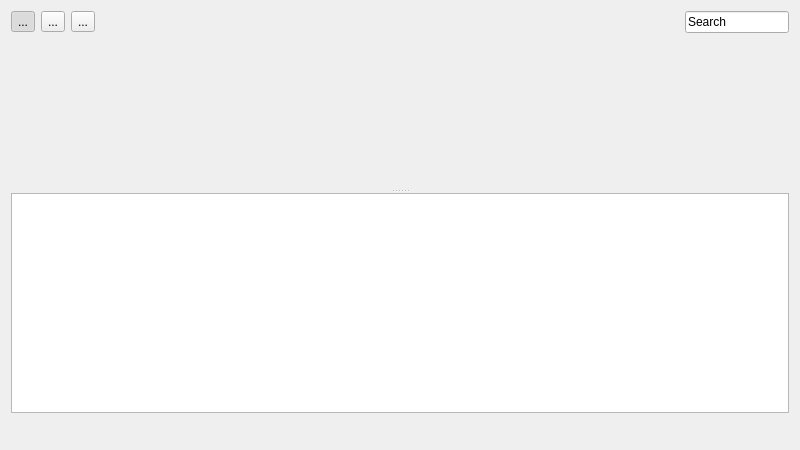
<?xml version="1.0" encoding="UTF-8"?>
<ui version="4.0">
 <class>Browser</class>
 <widget class="QDialog" name="Browser">
  <property name="geometry">
   <rect>
    <x>0</x>
    <y>0</y>
    <width>800</width>
    <height>450</height>
   </rect>
  </property>
  <property name="windowTitle">
   <string>Browser</string>
  </property>
  <layout class="QVBoxLayout" name="verticalLayout_2">
   <item>
    <layout class="QHBoxLayout" name="horizontalLayout_4">
     <property name="margin">
      <number>0</number>
     </property>
     <item>
      <widget class="QToolButton" name="_tankButton">
       <property name="toolTip">
        <string>Tank</string>
       </property>
       <property name="text">
        <string>...</string>
       </property>
       <property name="icon">
        <iconset resource="icons.qrc">
         <normaloff>:/images/tank.png</normaloff>:/images/tank.png</iconset>
       </property>
       <property name="checkable">
        <bool>true</bool>
       </property>
       <property name="checked">
        <bool>true</bool>
       </property>
       <property name="autoExclusive">
        <bool>true</bool>
       </property>
      </widget>
     </item>
     <item>
      <widget class="QToolButton" name="_fileButton">
       <property name="toolTip">
        <string>Filesystem</string>
       </property>
       <property name="text">
        <string>...</string>
       </property>
       <property name="icon">
        <iconset resource="icons.qrc">
         <normaloff>:/images/folder.png</normaloff>:/images/folder.png</iconset>
       </property>
       <property name="checkable">
        <bool>true</bool>
       </property>
       <property name="autoExclusive">
        <bool>true</bool>
       </property>
      </widget>
     </item>
     <item>
      <widget class="QToolButton" name="_shotgunButton">
       <property name="toolTip">
        <string>Shotgun</string>
       </property>
       <property name="text">
        <string>...</string>
       </property>
       <property name="icon">
        <iconset resource="icons.qrc">
         <normaloff>:/images/shotgun.png</normaloff>:/images/shotgun.png</iconset>
       </property>
       <property name="checkable">
        <bool>true</bool>
       </property>
       <property name="autoExclusive">
        <bool>true</bool>
       </property>
      </widget>
     </item>
     <item>
      <spacer name="horizontalSpacer">
       <property name="orientation">
        <enum>Qt::Horizontal</enum>
       </property>
       <property name="sizeHint" stdset="0">
        <size>
         <width>588</width>
         <height>20</height>
        </size>
       </property>
      </spacer>
     </item>
     <item>
      <widget class="LineEdit" name="_searchBox">
       <property name="text">
        <string>Search</string>
       </property>
      </widget>
     </item>
    </layout>
   </item>
   <item>
    <widget class="QSplitter" name="splitter">
     <property name="orientation">
      <enum>Qt::Vertical</enum>
     </property>
     <widget class="QStackedWidget" name="_filterSwitcher">
      <property name="minimumSize">
       <size>
        <width>0</width>
        <height>150</height>
       </size>
      </property>
      <property name="currentIndex">
       <number>0</number>
      </property>
      <widget class="QWidget" name="_tankFilterPage">
       <layout class="QVBoxLayout" name="verticalLayout_2">
        <property name="margin">
         <number>0</number>
        </property>
        <item>
         <widget class="TankFilterView" name="_tankFilterView" native="true"/>
        </item>
       </layout>
      </widget>
      <widget class="QWidget" name="_fileFilterPage">
       <layout class="QVBoxLayout" name="verticalLayout_4">
        <property name="margin">
         <number>0</number>
        </property>
        <item>
         <widget class="FileFilterView" name="_fileFilterView" native="true"/>
        </item>
       </layout>
      </widget>
      <widget class="QWidget" name="_shotgunFilterPage">
       <layout class="QVBoxLayout" name="verticalLayout_3">
        <property name="margin">
         <number>0</number>
        </property>
        <item>
         <widget class="ShotgunFilterView" name="_shotgunFilterView" native="true"/>
        </item>
       </layout>
      </widget>
     </widget>
     <widget class="QWidget" name="layoutWidget">
      <layout class="QVBoxLayout" name="verticalLayout">
       <property name="spacing">
        <number>0</number>
       </property>
       <property name="margin">
        <number>0</number>
       </property>
       <item>
        <widget class="QWidget" name="_revisionFilter" native="true">
         <layout class="QHBoxLayout" name="horizontalLayout_3">
          <property name="margin">
           <number>0</number>
          </property>
          <item>
           <widget class="QStackedWidget" name="_resultsSwitcher">
            <property name="currentIndex">
             <number>1</number>
            </property>
            <widget class="QWidget" name="_revisionsPage1">
             <layout class="QVBoxLayout" name="verticalLayout_5">
              <property name="margin">
               <number>0</number>
              </property>
              <item>
               <layout class="QHBoxLayout" name="horizontalLayout">
                <property name="margin">
                 <number>0</number>
                </property>
                <item>
                 <widget class="QLabel" name="_filterLabel">
                  <property name="text">
                   <string>Filter:</string>
                  </property>
                 </widget>
                </item>
                <item>
                 <widget class="QRadioButton" name="_filterAll">
                  <property name="text">
                   <string>All</string>
                  </property>
                  <property name="checked">
                   <bool>true</bool>
                  </property>
                 </widget>
                </item>
                <item>
                 <widget class="QRadioButton" name="_filterLatest">
                  <property name="text">
                   <string>Latest</string>
                  </property>
                 </widget>
                </item>
                <item>
                 <widget class="QRadioButton" name="_filterRecommended">
                  <property name="text">
                   <string>Recommended</string>
                  </property>
                 </widget>
                </item>
                <item>
                 <spacer name="horizontalSpacer_3">
                  <property name="orientation">
                   <enum>Qt::Horizontal</enum>
                  </property>
                  <property name="sizeHint" stdset="0">
                   <size>
                    <width>523</width>
                    <height>28</height>
                   </size>
                  </property>
                 </spacer>
                </item>
               </layout>
              </item>
              <item>
               <widget class="RevisionResultsView" name="_tankRevisionsView">
                <property name="rootIsDecorated">
                 <bool>false</bool>
                </property>
                <property name="uniformRowHeights">
                 <bool>true</bool>
                </property>
                <property name="sortingEnabled">
                 <bool>true</bool>
                </property>
               </widget>
              </item>
             </layout>
            </widget>
            <widget class="QWidget" name="_containersPage">
             <layout class="QVBoxLayout" name="verticalLayout_6">
              <property name="margin">
               <number>0</number>
              </property>
              <item>
               <widget class="ContainerResultsView" name="_tankContainersView"/>
              </item>
             </layout>
            </widget>
           </widget>
          </item>
         </layout>
        </widget>
       </item>
      </layout>
     </widget>
    </widget>
   </item>
   <item>
    <layout class="QHBoxLayout" name="horizontalLayout_2">
     <property name="margin">
      <number>0</number>
     </property>
     <item>
      <widget class="QLabel" name="_hintLabel">
       <property name="text">
        <string/>
       </property>
      </widget>
     </item>
     <item>
      <spacer name="horizontalSpacer_2">
       <property name="orientation">
        <enum>Qt::Horizontal</enum>
       </property>
       <property name="sizeHint" stdset="0">
        <size>
         <width>728</width>
         <height>20</height>
        </size>
       </property>
      </spacer>
     </item>
     <item>
      <widget class="QDialogButtonBox" name="_buttons">
       <property name="orientation">
        <enum>Qt::Horizontal</enum>
       </property>
      </widget>
     </item>
    </layout>
   </item>
  </layout>
 </widget>
 <customwidgets>
  <customwidget>
   <class>TankFilterView</class>
   <extends>QWidget</extends>
   <header>.tank_filter</header>
   <container>1</container>
  </customwidget>
  <customwidget>
   <class>RevisionResultsView</class>
   <extends>QTreeView</extends>
   <header>.revision_results</header>
  </customwidget>
  <customwidget>
   <class>FileFilterView</class>
   <extends>QWidget</extends>
   <header>.file_filter</header>
   <container>1</container>
  </customwidget>
  <customwidget>
   <class>ShotgunFilterView</class>
   <extends>QWidget</extends>
   <header>.shotgun_filter</header>
   <container>1</container>
  </customwidget>
  <customwidget>
   <class>ContainerResultsView</class>
   <extends>QTreeView</extends>
   <header>.container_results</header>
  </customwidget>
  <customwidget>
   <class>LineEdit</class>
   <extends>QLineEdit</extends>
   <header>..lineedit</header>
  </customwidget>
 </customwidgets>
 <resources>
  <include location="icons.qrc"/>
 </resources>
 <connections>
  <connection>
   <sender>_buttons</sender>
   <signal>accepted()</signal>
   <receiver>Browser</receiver>
   <slot>accept()</slot>
   <hints>
    <hint type="sourcelabel">
     <x>970</x>
     <y>853</y>
    </hint>
    <hint type="destinationlabel">
     <x>157</x>
     <y>274</y>
    </hint>
   </hints>
  </connection>
  <connection>
   <sender>_buttons</sender>
   <signal>rejected()</signal>
   <receiver>Browser</receiver>
   <slot>reject()</slot>
   <hints>
    <hint type="sourcelabel">
     <x>970</x>
     <y>853</y>
    </hint>
    <hint type="destinationlabel">
     <x>286</x>
     <y>274</y>
    </hint>
   </hints>
  </connection>
  <connection>
   <sender>_buttons</sender>
   <signal>accepted()</signal>
   <receiver>Browser</receiver>
   <slot>accept()</slot>
   <hints>
    <hint type="sourcelabel">
     <x>921</x>
     <y>845</y>
    </hint>
    <hint type="destinationlabel">
     <x>704</x>
     <y>842</y>
    </hint>
   </hints>
  </connection>
 </connections>
</ui>
